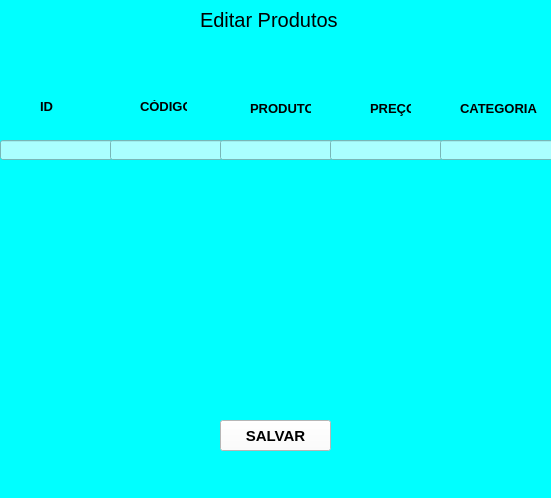
<?xml version="1.0" encoding="UTF-8"?>
<ui version="4.0">
 <class>MainWindow</class>
 <widget class="QMainWindow" name="MainWindow">
  <property name="geometry">
   <rect>
    <x>0</x>
    <y>0</y>
    <width>551</width>
    <height>498</height>
   </rect>
  </property>
  <property name="windowTitle">
   <string>MainWindow</string>
  </property>
  <property name="styleSheet">
   <string notr="true">background-color: rgb(0, 255, 255);</string>
  </property>
  <widget class="QWidget" name="centralwidget">
   <widget class="QLabel" name="label">
    <property name="geometry">
     <rect>
      <x>200</x>
      <y>10</y>
      <width>141</width>
      <height>20</height>
     </rect>
    </property>
    <property name="font">
     <font>
      <pointsize>15</pointsize>
      <weight>50</weight>
      <bold>false</bold>
     </font>
    </property>
    <property name="text">
     <string>Editar Produtos</string>
    </property>
   </widget>
   <widget class="QLineEdit" name="lineEdit">
    <property name="geometry">
     <rect>
      <x>0</x>
      <y>140</y>
      <width>113</width>
      <height>20</height>
     </rect>
    </property>
    <property name="styleSheet">
     <string notr="true">background-color: rgb(170, 255, 255);</string>
    </property>
   </widget>
   <widget class="QLineEdit" name="lineEdit_2">
    <property name="geometry">
     <rect>
      <x>110</x>
      <y>140</y>
      <width>113</width>
      <height>20</height>
     </rect>
    </property>
    <property name="styleSheet">
     <string notr="true">background-color: rgb(170, 255, 255);</string>
    </property>
   </widget>
   <widget class="QLineEdit" name="lineEdit_3">
    <property name="geometry">
     <rect>
      <x>220</x>
      <y>140</y>
      <width>113</width>
      <height>20</height>
     </rect>
    </property>
    <property name="styleSheet">
     <string notr="true">background-color: rgb(170, 255, 255);</string>
    </property>
   </widget>
   <widget class="QLineEdit" name="lineEdit_4">
    <property name="geometry">
     <rect>
      <x>330</x>
      <y>140</y>
      <width>113</width>
      <height>20</height>
     </rect>
    </property>
    <property name="styleSheet">
     <string notr="true">background-color: rgb(170, 255, 255);</string>
    </property>
   </widget>
   <widget class="QLineEdit" name="lineEdit_5">
    <property name="geometry">
     <rect>
      <x>440</x>
      <y>140</y>
      <width>113</width>
      <height>20</height>
     </rect>
    </property>
    <property name="styleSheet">
     <string notr="true">background-color: rgb(170, 255, 255);</string>
    </property>
   </widget>
   <widget class="QPushButton" name="pushButton">
    <property name="geometry">
     <rect>
      <x>220</x>
      <y>420</y>
      <width>111</width>
      <height>31</height>
     </rect>
    </property>
    <property name="font">
     <font>
      <pointsize>11</pointsize>
      <weight>75</weight>
      <bold>true</bold>
     </font>
    </property>
    <property name="styleSheet">
     <string notr="true">background-color: rgb(255, 255, 255);</string>
    </property>
    <property name="text">
     <string>SALVAR</string>
    </property>
   </widget>
   <widget class="QLabel" name="label_2">
    <property name="geometry">
     <rect>
      <x>40</x>
      <y>100</y>
      <width>47</width>
      <height>13</height>
     </rect>
    </property>
    <property name="font">
     <font>
      <pointsize>10</pointsize>
      <weight>75</weight>
      <bold>true</bold>
     </font>
    </property>
    <property name="text">
     <string>ID</string>
    </property>
   </widget>
   <widget class="QLabel" name="label_3">
    <property name="geometry">
     <rect>
      <x>140</x>
      <y>100</y>
      <width>47</width>
      <height>13</height>
     </rect>
    </property>
    <property name="font">
     <font>
      <pointsize>10</pointsize>
      <weight>75</weight>
      <bold>true</bold>
     </font>
    </property>
    <property name="text">
     <string>CÓDIGO</string>
    </property>
   </widget>
   <widget class="QLabel" name="label_4">
    <property name="geometry">
     <rect>
      <x>250</x>
      <y>100</y>
      <width>61</width>
      <height>16</height>
     </rect>
    </property>
    <property name="font">
     <font>
      <pointsize>10</pointsize>
      <weight>75</weight>
      <bold>true</bold>
     </font>
    </property>
    <property name="text">
     <string>PRODUTO</string>
    </property>
   </widget>
   <widget class="QLabel" name="label_5">
    <property name="geometry">
     <rect>
      <x>370</x>
      <y>100</y>
      <width>41</width>
      <height>16</height>
     </rect>
    </property>
    <property name="font">
     <font>
      <pointsize>10</pointsize>
      <weight>75</weight>
      <bold>true</bold>
     </font>
    </property>
    <property name="text">
     <string>PREÇO</string>
    </property>
   </widget>
   <widget class="QLabel" name="label_6">
    <property name="geometry">
     <rect>
      <x>460</x>
      <y>100</y>
      <width>81</width>
      <height>16</height>
     </rect>
    </property>
    <property name="font">
     <font>
      <pointsize>10</pointsize>
      <weight>75</weight>
      <bold>true</bold>
     </font>
    </property>
    <property name="text">
     <string>CATEGORIA</string>
    </property>
   </widget>
  </widget>
  <widget class="QMenuBar" name="menubar">
   <property name="geometry">
    <rect>
     <x>0</x>
     <y>0</y>
     <width>551</width>
     <height>21</height>
    </rect>
   </property>
  </widget>
  <widget class="QStatusBar" name="statusbar"/>
 </widget>
 <resources/>
 <connections/>
</ui>
